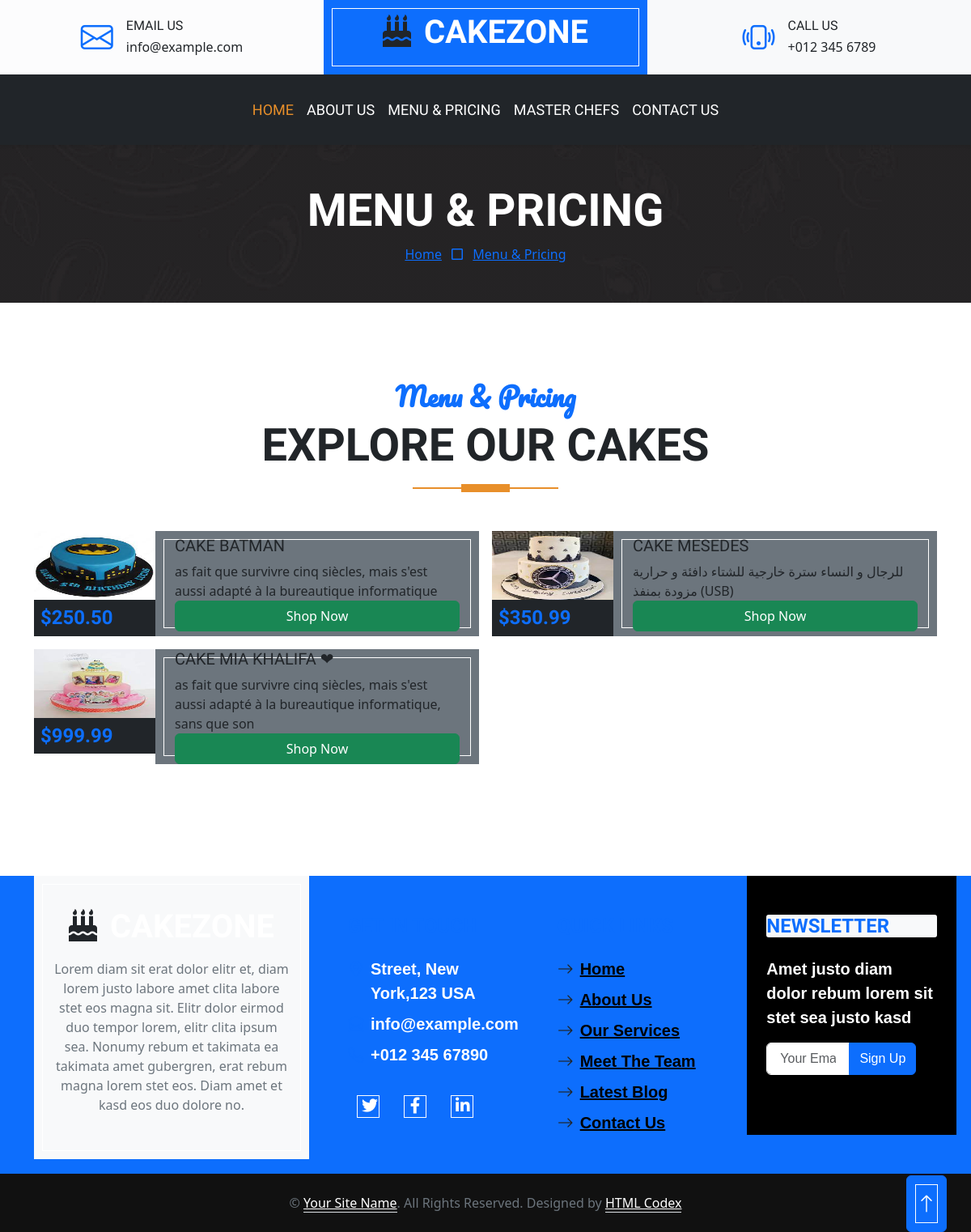
Screenshot of /cake/menu/ with the database file from the repository.
### cakeapp/models.py (models this page shows, shortened)
class Cake(models.Model):
    title = models.CharField(max_length=50,blank=False,null=True)
    price = models.DecimalField(max_digits=5,decimal_places=2,null=True,blank=True)
    descri = models.TextField(max_length=1000,null=True,blank=True)
    cake_img = models.ImageField(upload_to='imgs_cake/',null=True,blank=True)
    categorivto = models.CharField(max_length=50,choices=cate,null=True,blank=True)
    big_descri = RichTextField(null=True,blank=True)
    slug = models.SlugField(null=True,blank=True)

### cakeapp/views.py (the view)
# urls.py: path("menu/", MenuView.as_view(), name="menu"),
class MenuView(ListView):
    template_name = 'pages/menu.html'
    model = Cake
    context_object_name = 'contex'

### cakeapp/templates/pages/menu.html (shortened to what this page needs)
{% extends 'base.html' %}
{% block cake %}
    <div class="container-fluid bg-dark bg-img p-5 mb-5">
        <div class="row">
            <div class="col-12 text-center">
                <h1 class="display-4 text-uppercase text-white">Menu & Pricing</h1>
                <a href="{% url 'cake:index' %}">Home</a>
                <i class="far fa-square text-primary px-2"></i>
                <a href="{% url 'cake:menu' %}">Menu & Pricing</a>
            </div>
        </div>
    </div>
    <div class="container-fluid about py-5">
        <div class="container">
            <div class="section-title position-relative text-center mx-auto mb-5 pb-3" style="max-width: 600px;">
                <h2 class="text-primary font-secondary">Menu & Pricing</h2>
                <h1 class="display-4 text-uppercase">Explore Our Cakes</h1>
            </div>
                <div class="tab-content">
                    <div id="tab-1" class="tab-pane fade show p-0 active">
                        <div class="row g-3">
                            {% for i in contex %}
                            <div class="col-lg-6">
                                <div class="d-flex h-100">
                                    <div class="flex-shrink-0">
                                        <img class="img-fluid" src="{{i.cake_img.url}}" alt="" style="width: 150px; height: 85px;">
                                        <h4 class="bg-dark text-primary p-2 m-0">${{i.price}}</h4>
                                    </div>
                                    <div class="d-flex flex-column justify-content-center text-start bg-secondary border-inner px-4">
                                        <h5 class="text-uppercase">{{i.title}}</h5>
                                        <span>{{i.descri}}</span>
                                        <a href="{% url 'cake:single' slug=i.slug %}" class="btn btn-success w-100">Shop Now</a>
                                    </div>
                                </div>
                            </div>
                            {% endfor %}
                        </div>
                    </div>
                </div>
            </div>
        </div>
    {% endblock cake %}

### project/static/css/style.css (style rules this page uses)
:root { --primary: #E88F2A; --secondary: #FAF3EB; --light: #FFFFFF; --dark: #2B2825; }
.font-secondary { font-family: 'Pacifico', cursive; }
h1, h2, .font-weight-bold { font-weight: 700 !important; }
h3, h4, .font-weight-semi-bold { font-weight: 600 !important; }
h5, h6, .font-weight-medium { font-weight: 500 !important; }
.btn { font-family: 'Oswald', sans-serif; font-weight: 600; transition: .5s; }
.border-inner { position: relative; }
.border-inner * { position: relative; z-index: 1; }
.border-inner::before { position: absolute; content: ""; top: 10px; right: 10px; bottom: 10px; left: 10px; background: none; border: 1px solid var(--light); z-index: 0; }
.section-title::before { position: absolute; content: ""; width: 60px; height: 10px; left: 50%; bottom: 0; margin-left: -30px; background: var(--primary); }
.section-title::after { position: absolute; content: ""; width: 180px; height: 2px; left: 50%; bottom: 4px; margin-left: -90px; background: var(--primary); }
.bg-img { background: linear-gradient(rgba(43, 40, 37, .5), rgba(43, 40, 37, .5)), url(../img/bg.jpg) center center no-repeat; background-size: cover; }

### static/css/single.css (style rules this page uses)
body { font-family: 'Roboto Condensed', sans-serif; background-color: #f5f5f5 }

### rows the page displays
Cake: cake_img (picture), price "250.50", title "CAKE BATMAN", descri "as fait que survivre cinq siècles, mais s'est aussi adapté à la bureautique informatique"
Cake: cake_img (picture), price "350.99", title "CAKE MESEDES", descri "للرجال و النساء سترة خارجية للشتاء دافئة و حرارية مزودة بمنفذ (USB)"
Cake: cake_img (picture), price "999.99", title "CAKE MIA KHALIFA ❤", descri "as fait que survivre cinq siècles, mais s'est aussi adapté à la bureautique informatique, sans que son"
